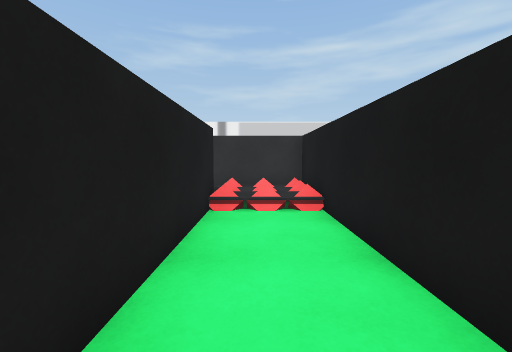
View 1 (above)

21 first-person views from a walk through a 3-D level made in the Unity game engine. The camera is 1.2 m above the floor, tilts 4° down and sees 90° across. The floor is counted in squares, 1 m on a side. Each view is taken from the middle of a square. On the plan, view 1 faces up. The plan holds only what a view shows up to about 12 squares ahead; the rest is blank. The place goes on beyond the plan. The player is left out.

View 2
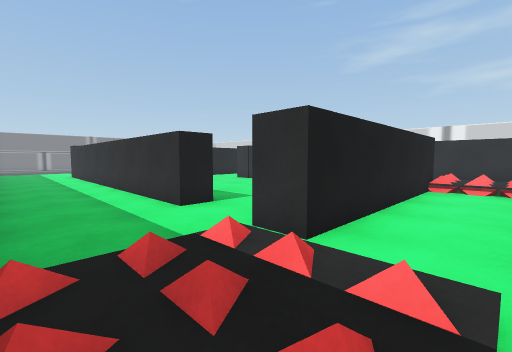

View 3
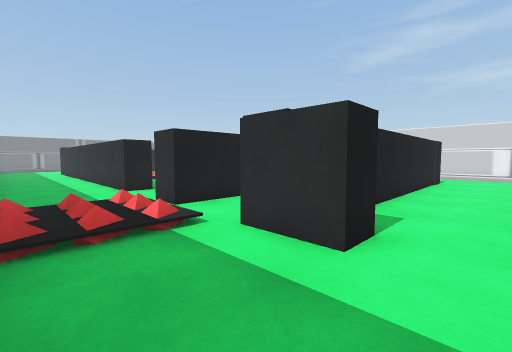

View 4
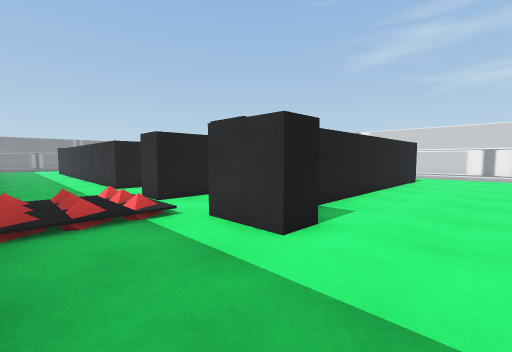

View 5
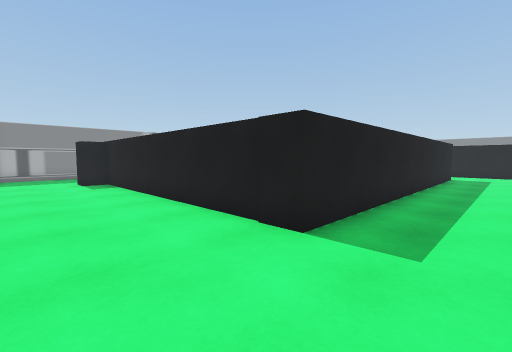

View 6
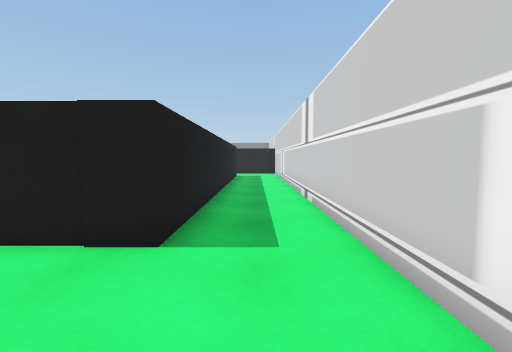

View 7
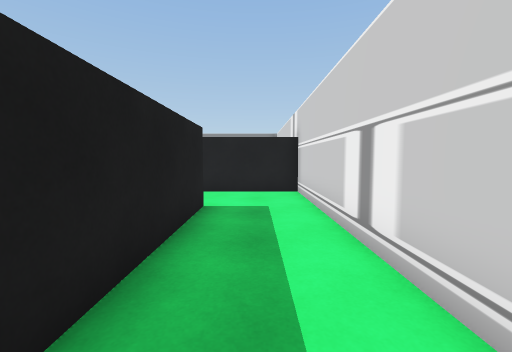

View 8
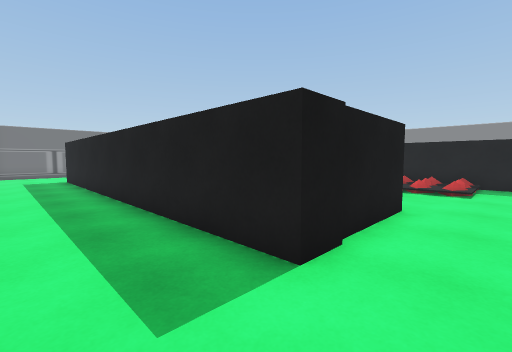

View 9
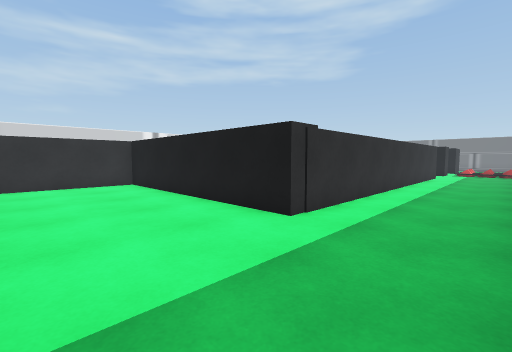

View 10
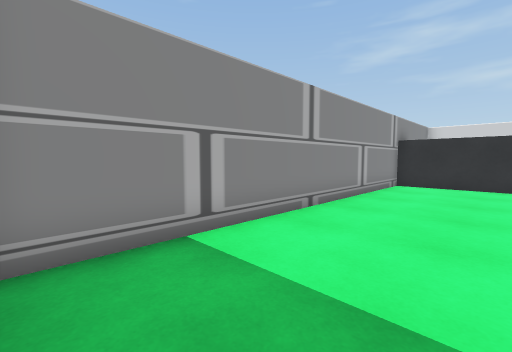

View 11
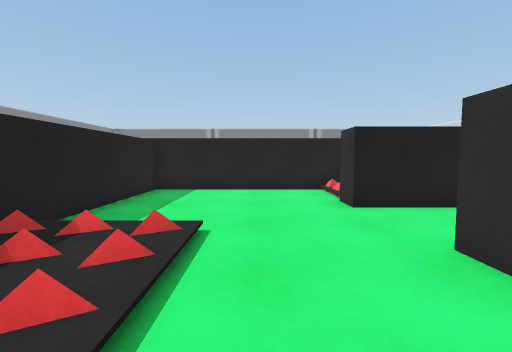

View 12
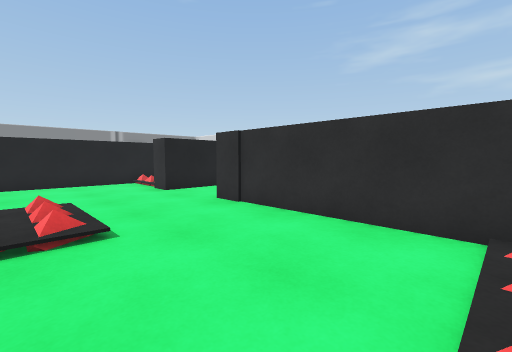

View 13
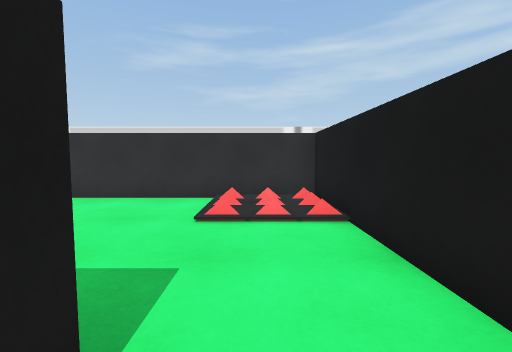

View 14
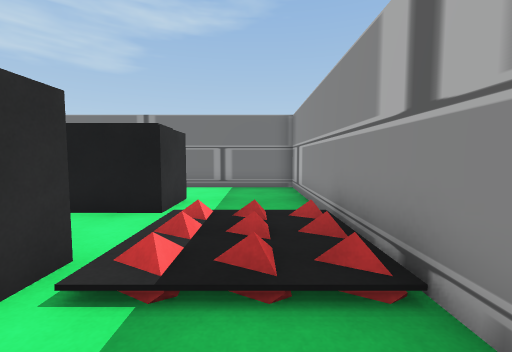

View 15
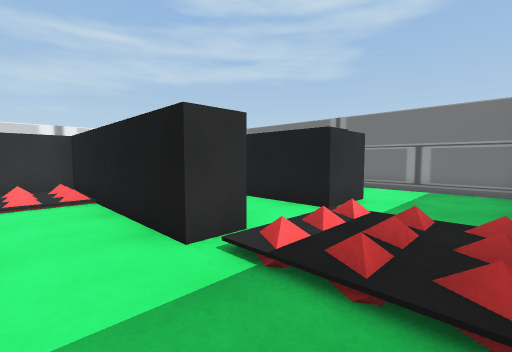

View 16
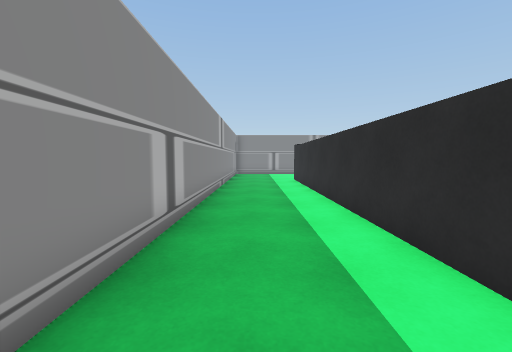

View 17
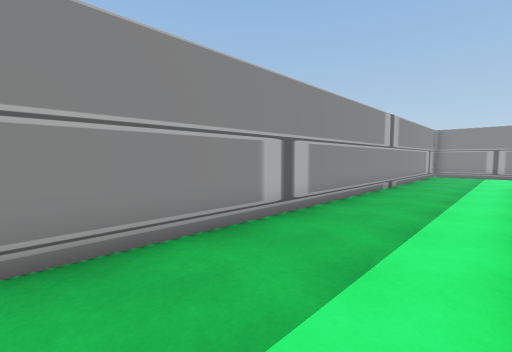

View 18
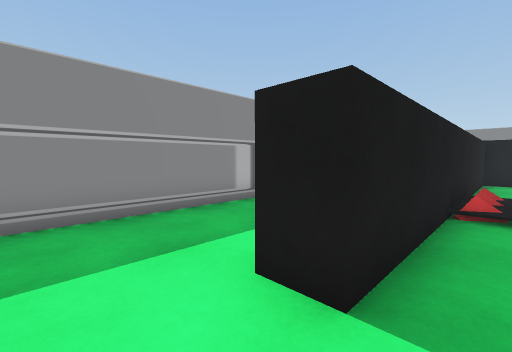

View 19
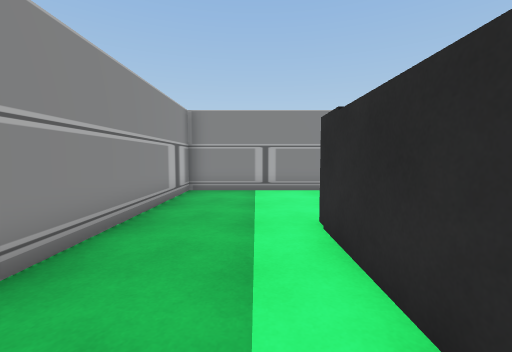

View 20
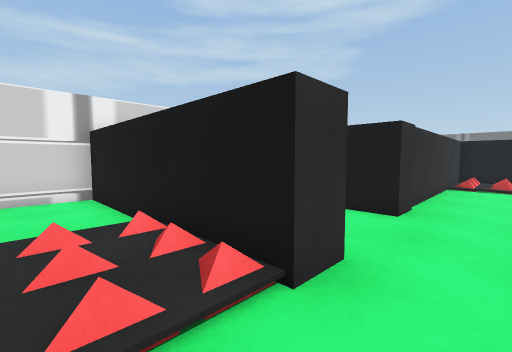

View 21
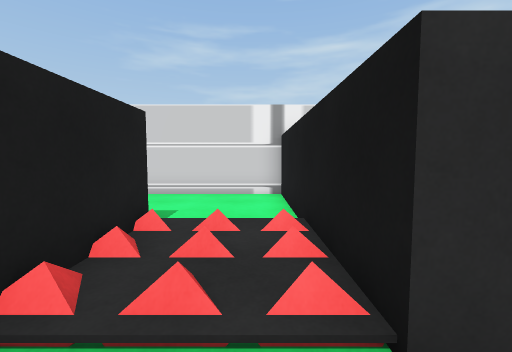

### Floor plan
Key: @ floor where view 1 was taken; # wall or solid block; . main floor; : floor 0.25 m higher than the main floor; / step, stairs or slope; S spikes.
Columns run from 24 left of view 1 to 7 right of it. Each row starts with its distance up from view 1.
 13     #########################
 12          ##.................. .
 11      ....##....................
 10      ....##..##############....
  9       ...##..#         ####....
  8       #  ##..#         SSS#....
  7 #######  ##..#         SSS#....
  6 #....##::##..##########SSS#....
  5 #....##.............  ##..#....
  4 #....##.............  ##..#....
  3 #....##...............##..#....
  2 #....##.....:///......##..#....
  1 #....##...../ //......##..#....
  0 #....##...../ //......##@.#....
 -1 #....###############..##..##...#
 -2 #.....##############..##..##...#
 -3 #.....................:  /.....#
 -4 #.....................:  /.....#
 -5 #.....................:  /.....#
 -6 ################################

Where each view was taken, in squares from view 1:
view 1: 0 up, 0 right, facing up
view 2: 5 down, 1 right, facing up-left
view 3: 5 down, 5 right, facing up-left
view 4: 5 down, 6 right, facing up-left
view 5: 12 up, 6 right, facing down-left
view 6: 11 up, 6 right, facing left
view 7: 11 up, 5 left, facing left
view 8: 12 up, 13 left, facing down-right
view 9: 5 down, 23 left, facing up-right
view 10: 5 down, 20 left, facing up-left
view 11: 3 up, 8 left, facing left
view 12: 1 up, 5 left, facing up-left
view 13: 2 down, 4 left, facing up
view 14: 4 down, 4 left, facing right
view 15: 5 down, 4 left, facing up-right
view 16: 4 down, 4 left, facing left
view 17: 2 down, 4 left, facing down-left
view 18: 0 up, 3 left, facing down-left
view 19: 3 down, 14 left, facing left
view 20: 4 up, 17 left, facing up-right
view 21: 4 up, 16 left, facing up
